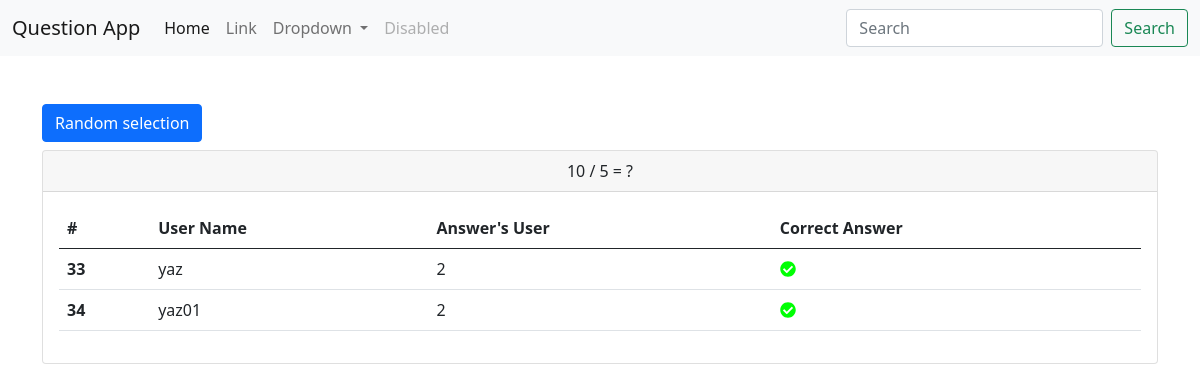
Page /administration/quiz/4/ (signed in) on the committed database.
### main/models.py (models this page shows, shortened)
class Questions(models.Model):
    quiz = models.ForeignKey(Quiz, on_delete=models.CASCADE)
    tyep = models.CharField(max_length=255)
    text = models.TextField()
    created_at = models.DateTimeField(auto_now_add=True)

class CorrectAnswer(models.Model):
    correct_answer = models.ForeignKey(Answers, on_delete=models.CASCADE)
    created_by = models.ForeignKey(User, on_delete=models.CASCADE)
    created_at = models.DateTimeField(auto_now_add=True)

class Answers(models.Model):
    question = models.ForeignKey(Questions, on_delete=models.CASCADE)
    text = models.CharField(max_length=255)
    is_correct = models.BooleanField(default=False)
    created_at = models.DateTimeField(auto_now_add=True)
    def __str__(self):
        return self.text

### main/views.py (the view)
def administration_quiz(request,qu_adm_id):
    que= Questions.objects.get(quiz_id=qu_adm_id)
    coAns = CorrectAnswer.objects.filter(correct_answer__question__quiz=qu_adm_id)
    coAns_true = CorrectAnswer.objects.filter(correct_answer__question__quiz=qu_adm_id, correct_answer__is_correct=True)
    import random
    if coAns_true:
        random_coAns = random.choice(coAns_true)
    else:
        random_coAns = None
    context = {
        'coAns':coAns,
        'que':que,
        'random_coAns':random_coAns
    }
    return render(request, 'admincomp/administration_quiz.html', context)

### main/today_context_processor.py (called while the page is built)
def get_date_today(request):
    today = datetime.today()
    return {'today':today}

### templates/admincomp/administration_quiz.html (shortened to what this page needs)
{% extends 'main/base.html'%}
{% block body %}
{% if request.user.is_superuser %}
<button type="button" class="btn btn-primary mt-5" data-bs-toggle="modal" data-bs-target="#exampleModal">
  Random selection
</button>
<div class="card mt-2">
  <div class="card-header text-center">
    {{que.text}}
  </div>
  <div class="card-body">
    {% if coAns %}
      <table class="table">
        <thead>
          <tr>
            <th scope="col">#</th>
            <th scope="col">User Name</th>
            <th scope="col">Answer's User</th>
            <th scope="col">Correct Answer</th>
          </tr>
        </thead>
        <tbody>
            {% for coAn in coAns %}
              <tr>
                <th scope="row">{{coAn.id}}</th>
                <td>{{coAn.created_by}}</td>
                <td>{{coAn.correct_answer}}</td>
                <td>
                  {% if coAn.correct_answer.is_correct == True %}
                  <i class="fas fa-check-circle" style='color:#00ff04;'></i>
                  {% else %}
                    <i class="fas fa-times" style='color:#F00;'></i>
                  {% endif %}
                </td>
              </tr>
          {% endfor %}
        </tbody>
      </table>
    {% else %}
      <h3>NO DATA.</h3>
    {% endif %}
    </div>
  </div>
{% endif %}
{% endblock %}

### rows in the picture
Questions: text "10 / 5 = ?"
CorrectAnswer: id "33", created_by "yaz", correct_answer "2"
CorrectAnswer: id "34", created_by "yaz01", correct_answer "2"
